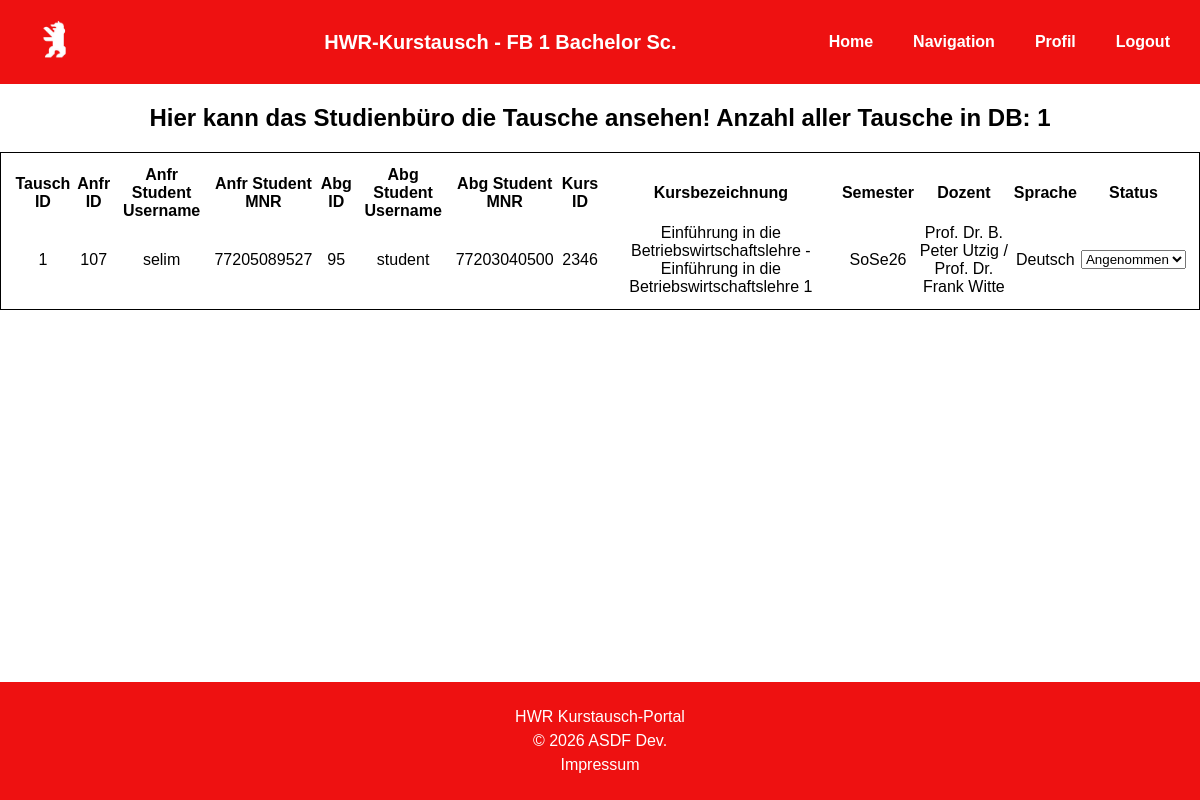
The app's page /tauschverwaltung (signed in) with its own data.
### tables this page shows
CREATE TABLE tausch (
        tausch_id INTEGER NOT NULL PRIMARY KEY AUTOINCREMENT,
        anfrage_id INTEGER NOT NULL,
        abgabe_id INTEGER NOT NULL,
        status TEXT NOT NULL DEFAULT 'pending',
                   
        FOREIGN KEY (anfrage_id) REFERENCES anfrage(anfrage_id),
        FOREIGN KEY (abgabe_id) REFERENCES abgabe(abgabe_id)
    );

CREATE TABLE anfrage (
        anfrage_id INTEGER NOT NULL PRIMARY KEY AUTOINCREMENT,
        kurs_id INTEGER NOT NULL,
        username TEXT NOT NULL,
        zeitpunkt DATETIME DEFAULT CURRENT_TIMESTAMP,
                   
        FOREIGN KEY (kurs_id) REFERENCES kursangebot(kurs_id),
        FOREIGN KEY (username) REFERENCES student(username)
    );

CREATE TABLE studenten (
        username TEXT NOT NULL PRIMARY KEY,
        matrikelnummer INTEGER NOT NULL,
        name TEXT NOT NULL,
        vorname TEXT NOT NULL,
        email TEXT,
        password TEXT NOT NULL,
        studiengang TEXT,
                   
        FOREIGN KEY (studiengang) REFERENCES studiengang(studiengang)
    );

CREATE TABLE abgabe (
        abgabe_id INTEGER NOT NULL PRIMARY KEY AUTOINCREMENT,
        kurs_id INTEGER NOT NULL,
        username TEXT NOT NULL,
        zeitpunkt DATETIME DEFAULT CURRENT_TIMESTAMP,
                   
        FOREIGN KEY (kurs_id) REFERENCES kursangebot(kurs_id),
        FOREIGN KEY (username) REFERENCES student(username)
    );

CREATE TABLE kursangebot (
        kurs_id INTEGER NOT NULL PRIMARY KEY AUTOINCREMENT,
        kursbezeichnung TEXT NOT NULL,
        modul_id TEXT NOT NULL,
        semester TEXT NOT NULL,
        dozent TEXT,
        zeiten TEXT,
        sprache TEXT,
                   
        FOREIGN KEY (modul_id) REFERENCES modul(modul_id)
    );

### studienburo.py (the view)
@studienburo.route("/tauschverwaltung", methods=['Get'])
@studienburo_required
def tausche():
    return render_template("tauschverwaltung.html", tausche=alle_tausche())

### app.py (called while the page is built, shortened)
@login_manager.user_loader
def load_user(user_id):
    if not user_id or user_id== None:
        return None
    with dbcon() as connection:
        c = connection.cursor()
        c.execute("SELECT username, vorname, name, email, matrikelnummer, studiengang FROM studenten WHERE username = ?", (user_id,))
        student = c.fetchone()
        c.execute("SELECT ma_id, vorname, name, email FROM studienbüro_ma WHERE ma_id = ?", (user_id,))
        studienburo_acc = c.fetchone()
        if studienburo_acc:
            return User(
                id=str(studienburo_acc[0]), # wird von flask-login gebraucht
                ma_id=studienburo_acc[0],
                vorname=studienburo_acc[1],
                name=studienburo_acc[2],
                email=studienburo_acc[3]
            )

### db_update.py (called while the page is built)
def dbcon():
    connection = sqlite3.connect(DB_PATH)
    return connection

### studburo_req.py (called while the page is built)
def studienburo_required(func):
    @wraps(func)
    def decorated_view(*args, **kwargs):
        if request.method in EXEMPT_METHODS or current_app.config.get("LOGIN_DISABLED"):
            pass
        elif not current_user.is_authenticated:
            return current_app.login_manager.unauthorized()
        else:
            user_id = current_user.get_id()
            with dbcon() as connection:
                c = connection.cursor()
                c.execute("SELECT 1 FROM studienbüro_ma WHERE ma_id = ?", (user_id,))
                user_ist_studienburo = c.fetchone()
        if not user_ist_studienburo:
            abort(403)
        if callable(getattr(current_app, "ensure_sync", None)):
            return current_app.ensure_sync(func)(*args, **kwargs)
        return func(*args, **kwargs)
    return decorated_view

### templates/tauschverwaltung.html (shortened to what this page needs)
{% extends "base.html" %}
{% block CONTENT %}
<h2> Hier kann das Studienbüro die Tausche ansehen! Anzahl aller Tausche in DB: {{ tausche|length }}</h2>
<div>
    {% if tausche|length %}
    <table style="padding: 10px; border: 1px solid black;">
        <thead style="text-align: center;">
            <tr>
                <th>Tausch ID</th>
                <th>Anfr ID</th>
                <th>Anfr Student Username</th>
                <th>Anfr Student MNR</th>
                <th>Abg ID</th>
                <th>Abg Student Username</th>
                <th>Abg Student MNR</th>
                <th>Kurs ID </th>
                <th>Kursbezeichnung</th>
                <th>Semester</th>
                <th>Dozent</th>
                <th>Sprache</th>
                <th>Status</th>
            </tr>
        </thead>
        <tbody style="text-align: center;">
        {% for tausch in tausche %}
        <tr>
            <td>{{tausch[0]}}</td>
            <td>{{tausch[1]}}</td>
            <td>{{tausch[2]}}</td>
            <td>{{tausch[3]}}</td>
            <td>{{tausch[4]}}</td>
            <td>{{tausch[5]}}</td>
            <td>{{tausch[6]}}</td>
            <td>{{tausch[7]}}</td>
            <td>{{tausch[8]}}</td>
            <td>{{tausch[9]}}</td>
            <td>{{tausch[10]}}</td>
            <td>{{tausch[11]}}</td>
            <td>
                <form action="{{ url_for('studienburo.tausch_status', tausch_id=tausch[0]) }}" method="post">
                    <select name="status" onchange="this.form.submit()">
                    <option style="color: green;" value="accepted" {% if tausch[12] == "accepted"%} selected {% endif%}>
                        Angenommen
                    </option>
                    </select>
                </form>
            </td>
        </tr>
        {% endfor %}
        </tbody>
    </table>
    {% elif  tausche|length == 0 %}
    <p> Es gibt keine Module in der DB</p>
    {% else %}
    <p> Ein Fehler ist aufgetretten! </p>
    {% endif %}
</div>
{% endblock %}

### static/style.css (style rules this page uses)
html, body { margin: 0; padding: 0; min-height: 100%; font-family: Bahnschrift, Arial, sans-serif; text-align: center; color:black }
body { min-height: 100vh; }
section.content > :not(header):not(footer) { flex-shrink: 0; }

### records on screen
tausch: tausch_id "1", anfrage_id "107", username "selim", matrikelnummer "77205089527", abgabe_id "95", username "student", matrikelnummer "77203040500", kurs_id "2346", kursbezeichnung "Einführung in die Betriebswirtschaftslehre - Einführung in die Betriebswirtschaftslehre 1", semester "SoSe26", dozent "Prof. Dr. B. Peter Utzig / Prof. Dr. Frank Witte", sprache "Deutsch", status "Angenommen"

### other values on screen
{{ tausche|length }} "1"
